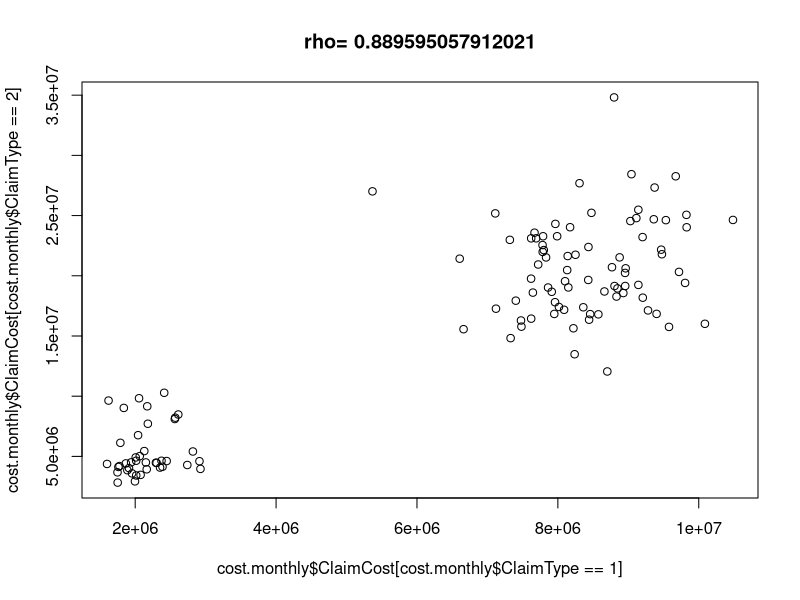
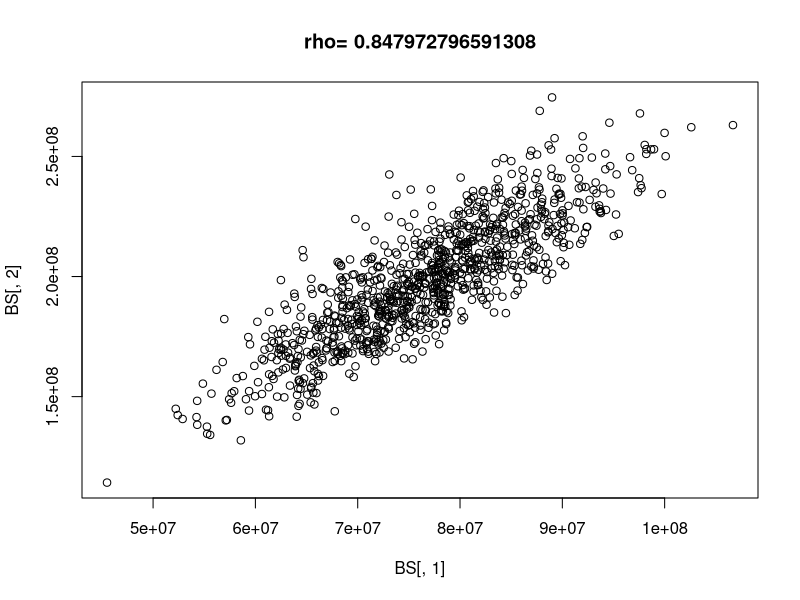

R code for these plots, in order:
## Risk och reserv Projekt 1

### BOOTSTRAP

claims <- read.table("Projekt1_Grupp8.txt", header = TRUE, sep = ";")

claims.daily <- aggregate(list(ClaimCost=claims$ClaimCost),
                          list(ClaimDay=claims$ClaimDay,
                               ClaimType=claims$ClaimType), sum)
claims.daily$ClaimDay365 <- claims.daily$ClaimDay %% 365
claims.daily$ClaimDay365[claims.daily$ClaimDay365==0] <- 365

claims.daily$ClaimYear <- (claims.daily$ClaimDay%/%366) +1
claims.daily$ClaimMonth <- 0

months<-c(0,31,28,31,30,31,30,31,31,30,31,30,31)
months.cum<-cumsum(months)

for (m in 1:(length(months.cum)-1))
  claims.daily$ClaimMonth[months.cum[m] < claims.daily$ClaimDay365 &
                            claims.daily$ClaimDay365 <= months.cum[m+1]]<- m

cost.monthly<-aggregate(list(ClaimCost=claims.daily$ClaimCost),
                        list(ClaimYear=claims.daily$ClaimYear,
                             ClaimMonth=claims.daily$ClaimMonth,
                             ClaimType=claims.daily$ClaimType),
                        sum)

# Showing wintersummer
rho.ws <- cor(cost.monthly$ClaimCost[cost.monthly$ClaimType==1],
              cost.monthly$ClaimCost[cost.monthly$ClaimType==2])
plot(cost.monthly$ClaimCost[cost.monthly$ClaimType==1],
     cost.monthly$ClaimCost[cost.monthly$ClaimType==2],main=paste("rho=",rho.ws))


year <- unique(cost.monthly$ClaimYear)
month <- unique(cost.monthly$ClaimMonth)


tmp<-unique(cost.monthly[c("ClaimYear","ClaimMonth")])
tmp$Cost1 <- cost.monthly$ClaimCost[tmp$ClaimYear==cost.monthly$ClaimYear &
                                      tmp$ClaimMonth==cost.monthly$ClaimMonth &
                                      cost.monthly$ClaimType == 1]
tmp$Cost2 <- cost.monthly$ClaimCost[tmp$ClaimYear==cost.monthly$ClaimYear &
                                      tmp$ClaimMonth==cost.monthly$ClaimMonth &
                                      cost.monthly$ClaimType == 2]

winter.months<-c(1,2,3,4,9,10,11,12)
summer.months<-c(5,6,7)
# Winter
cost.winter<-subset(tmp, is.element(tmp$ClaimMonth, winter.months), 
                    select=c(Cost1,Cost2))
# Summer
cost.summer<-subset(tmp, is.element(tmp$ClaimMonth, summer.months), 
                    select=c(Cost1,Cost2))

n <- 1000
BS <- matrix(0,n,2)
for (k in 1:n)
{
  s.W<-tmp[sample(nrow(cost.winter),8, replace=TRUE),]
  s.S<-tmp[sample(nrow(cost.summer),4, replace=TRUE),]
  BS[k,1]<-sum(s.W$Cost1) + sum(s.S$Cost1)
  BS[k,2]<-sum(s.W$Cost2) + sum(s.S$Cost2)
}
rho.bs <- cor(BS[,1],BS[,2]) #= 0.8629129
plot(BS[,1],BS[,2],main=paste("rho=",rho.bs))